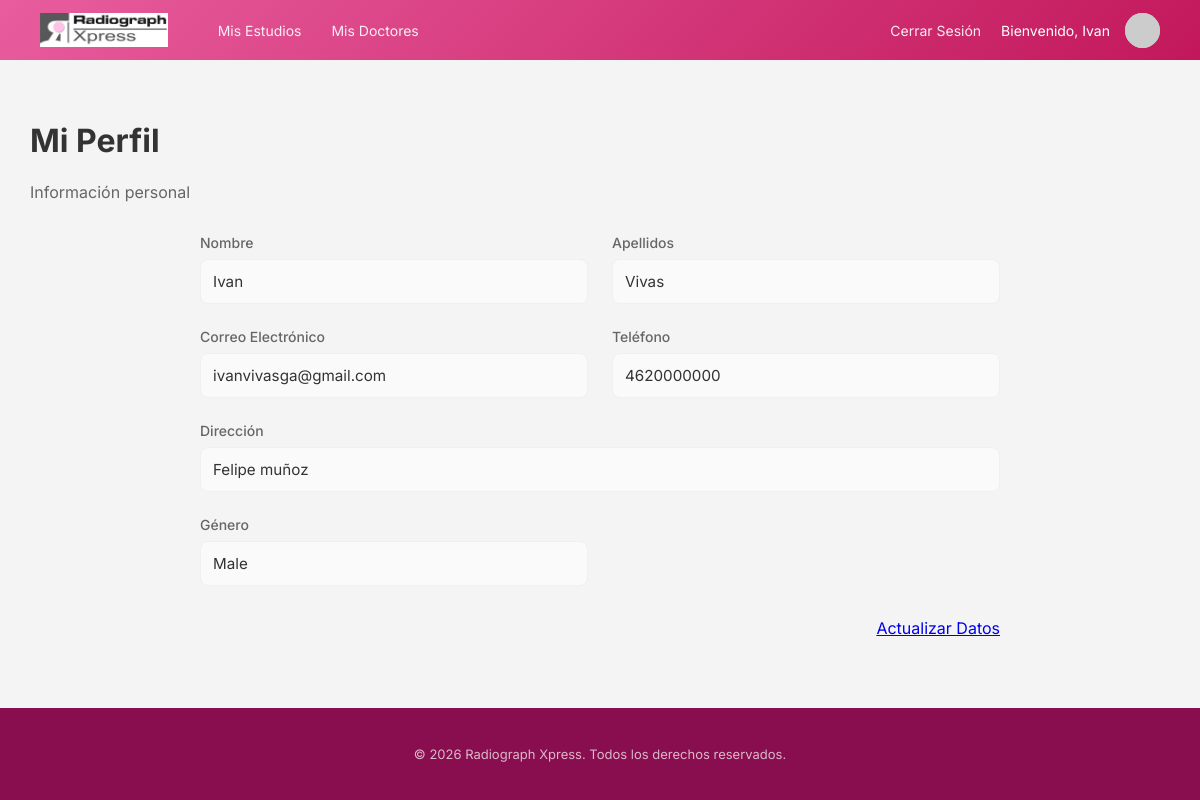
Screenshot of /patients/profile/ (signed in) with the database file from the repository.
### patientsDashboard/models.py (models this page shows)
class Patient(models.Model):
    MALE = 'M'
    FEMALE = 'F'
    OTHER = 'O'
    GENDER_CHOICES = [
        (MALE, 'Male'),
        (FEMALE, 'Female'),
        (OTHER, 'Other'),
    ]
    user = models.OneToOneField(User, on_delete=models.CASCADE, null=True, related_name='patient_profile')
    id_patient = models.AutoField(primary_key=True)
    address = models.CharField(max_length=100)
    phone = models.CharField(max_length=100)
    gender = models.CharField(max_length=1, choices=GENDER_CHOICES, default=OTHER)
    is_email_verified = models.BooleanField(default=False)
    associated_doctors = models.ManyToManyField('associateDoctorDashboard.AssociateDoctor', related_name='patients')
    @property
    def first_name(self):
        if self.user:
            return self.user.first_name
        return ""
    @property
    def last_name(self):
        if self.user:
            return self.user.last_name
        return ""
    @property
    def email(self):
        if self.user:
            return self.user.email
        return ""

### patientsDashboard/views.py (the view)
# urls.py: path('profile/', views.PatientProfileView.as_view(), name='profile'),
class PatientProfileView(PatientRequiredMixin, DetailView):
    model = Patient
    template_name = 'patientsDashboard/profile.html'
    context_object_name = 'patient'
    def get_object(self):
        return self.request.user.patient_profile
    def get_context_data(self, **kwargs):
        context = super().get_context_data(**kwargs)
        context['page_title'] = 'Mi Perfil'
        return context

### core/mixins.py (called while the page is built)
    def test_func(self):
        return self.request.user.groups.filter(name='Patients').exists()

    def get_context_data(self, **kwargs):
        context = super().get_context_data(**kwargs)
        if hasattr(self.request.user, 'patient_profile'):
            context['patient'] = self.request.user.patient_profile
        return context

### patientsDashboard/templates/patientsDashboard/profile.html (shortened to what this page needs)
{% extends 'patientsDashboard/base.html' %}
{% load static %}
{% block content %}
<div class="content-container">
    <div class="header-section">
        <h1>Mi Perfil</h1>
        <p class="subtitle">Información personal</p>
    </div>
    <div class="card profile-card" style="max-width: 800px; margin: 0 auto;">
        <div class="form-grid">
            <div class="form-group">
                <label>Nombre</label>
                <div class="info-value">{{ patient.first_name }}</div>
            </div>
            <div class="form-group">
                <label>Apellidos</label>
                <div class="info-value">{{ patient.last_name }}</div>
            </div>
            <div class="form-group">
                <label>Correo Electrónico</label>
                <div class="info-value">{{ patient.email }}</div>
            </div>
            <div class="form-group">
                <label>Teléfono</label>
                <div class="info-value">{{ patient.phone }}</div>
            </div>
            <div class="form-group full-width">
                <label>Dirección</label>
                <div class="info-value">{{ patient.address }}</div>
            </div>
            <div class="form-group">
                <label>Género</label>
                <div class="info-value">{{ patient.get_gender_display }}</div>
            </div>
        </div>
        <div class="form-actions" style="margin-top: 2rem; text-align: right;">
            <a href="{% url 'patientsDashboard:profile_edit' %}" class="btn btn-primary">Actualizar Datos</a>
        </div>
    </div>
</div>
{% endblock %}

### patientsDashboard/templates/patientsDashboard/base.html (shortened to what this page needs)
{% load static %}
<!DOCTYPE html>
<html lang="es">
<head>
    <link rel="stylesheet" href="{% static 'core/css/design-system.css' %}">
    <link rel="stylesheet" href="{% static 'patientsDashboard/base.css' %}">
    <link rel="stylesheet" href="{% static 'doctorsDashboard/style.css' %}">
</head>
<body>
    <header>
        <nav class="navbar">
            <div class="navbar-left">
                <img src="{% static 'core/assets/img/logos/radiographxpress_logo.png' %}" alt="Radiograph Xpress"
                    class="navbar-logo">
            </div>
            <div class="navbar-center">
                <ul class="nav-links">
                    <li><a href="{% url 'patientsDashboard:patientsDashboard' %}" class="nav-link">Mis Estudios</a></li>
                    <li><a href="{% url 'patientsDashboard:manage_doctors' %}" class="nav-link">Mis Doctores</a></li>
                </ul>
            </div>
            <div class="navbar-right">
                <a href="{% url 'patientsDashboard:logout' %}" class="nav-link">Cerrar Sesión</a>
                <a href="{% url 'patientsDashboard:profile' %}" class="user-info" style="text-decoration: none;">
                    {% if patient %}
                    <span class="welcome-text">Bienvenido, {{ patient.first_name }}</span>
                    {% else %}
                    <span class="welcome-text">Bienvenido, {{ user.first_name }}</span>
                    {% endif %}
                    <img src="https://ui-avatars.com/api/?name={{ user.first_name|default:'User' }}&background=0D8ABC&color=fff&rounded=true&bold=true"
                        alt="Profile" class="user-avatar">
                </a>
            </div>
        </nav>
    </header>
    <main class="main-content" style="margin-top: 60px;">
        {% block content %}
        {% endblock %}
    </main>
    {% include 'core/components/footer.html' %}
</body>
</html>

### core/static/core/css/design-system.css (style rules this page uses)
:root { --brand-gradient-start: #E85D9E; --brand-gradient-end: #C2185B; --brand-footer-bg: #880E4F; --text-primary: #111827; --text-secondary: #6B7280; --text-white: #ffffff; --bg-page: #F3F4F6; --bg-white: #ffffff; --font-primary: 'Inter', sans-serif; }
body { min-height: 100vh; display: flex; flex-direction: column; }
.main-content { flex: 1; }

### patientsDashboard/static/patientsDashboard/base.css (style rules this page uses)
body { margin: 0; font-family: 'Inter', sans-serif; background-color: #F3F4F6; color: #333; min-height: 100vh; display: flex; flex-direction: column; }
.main-content { flex: 1; max-width: 1440px; width: 100%; margin: 0 auto; padding: 40px 30px; box-sizing: border-box; }

### doctorsDashboard/static/doctorsDashboard/style.css (style rules this page uses)
body { margin: 0; padding: 0; font-family: 'Inter', sans-serif; background-color: #f4f4f4; }
.navbar { width: 100%; height: 60px; background: linear-gradient(135deg, var(--brand-gradient-start) 0%, var(--brand-gradient-end) 100%); display: flex; justify-content: space-between; align-items: center; padding: 0 40px; box-sizing: border-box; position: fixed; top: 0; z-index: 1000; }
.navbar-left { display: flex; align-items: center; }
.navbar-logo { height: 35px; width: auto; object-fit: contain; }
.navbar-center { flex-grow: 1; display: flex; padding-left: 50px; }
.nav-links { list-style: none; margin: 0; padding: 0; display: flex; gap: 30px; }
.nav-link { color: #ffffff; text-decoration: none; font-size: 14px; font-weight: 400; opacity: 0.9; transition: opacity 0.2s ease; position: relative; display: inline-block; padding-bottom: 2px; padding-top: 2px; }
.nav-link::after { content: ''; position: absolute; width: 100%; transform: scaleX(0); height: 2px; bottom: 0; left: 0; background-color: #ffffff; transform-origin: bottom right; transition: transform 0.25s ease-out; }
.navbar-right { display: flex; align-items: center; gap: 20px; }
.user-info { display: flex; align-items: center; gap: 15px; color: #ffffff; }
.welcome-text { font-size: 14px; font-weight: 400; text-align: right; white-space: nowrap; }
.user-avatar { width: 35px; height: 35px; border-radius: 50%; background-color: #ccc; object-fit: cover; }
.form-group { margin-bottom: 0; display: flex; flex-direction: column; }
@media (max-height: 800px),
(max-width: 1200px) { .form-group { height: auto !important; flex: none !important; margin-bottom: 0 !important; } }

### patientsDashboard/templates/patientsDashboard/profile.html (style rules this page uses)
.form-grid { display: grid; grid-template-columns: repeat(auto-fit, minmax(300px, 1fr)); gap: 1.5rem; }
.form-group { display: flex; flex-direction: column; gap: 0.5rem; }
.form-group.full-width { grid-column: 1 / -1; }
.info-value { padding: 0.75rem; border: 1px solid #f0f0f0; background-color: #fafafa; border-radius: 8px; font-family: 'Inter', sans-serif; font-size: 0.95rem; color: #333; }
.subtitle { color: #666; margin-top: 0.5rem; margin-bottom: 2rem; }
label { font-weight: 500; color: #666; font-size: 0.875rem; }

### rows the page displays
Patient: first_name "Ivan", last_name "Vivas", email "ivanvivasga@gmail.com", phone "4620000000", address "Felipe muñoz", gender "Male"
